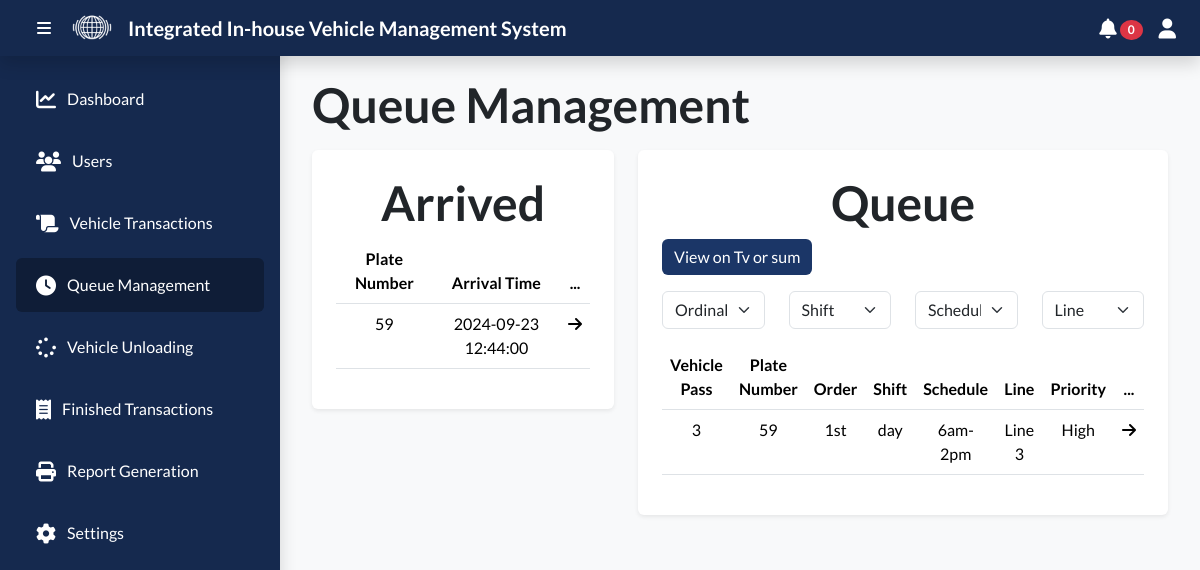
The page /admin/queue.php (signed in) on the database its author committed.
### tables this page shows
CREATE TABLE `transaction` (
  `transaction_id` int(11) NOT NULL AUTO_INCREMENT,
  `to_reference` varchar(50) NOT NULL,
  `hauler_id` int(11) DEFAULT NULL,
  `vehicle_id` int(11) DEFAULT NULL,
  `driver_id` int(11) DEFAULT NULL,
  `helper_id` int(11) DEFAULT NULL,
  `project_id` int(11) DEFAULT NULL,
  `origin_id` int(11) DEFAULT NULL,
  `no_of_bales` int(11) DEFAULT NULL,
  `kilos` int(11) DEFAULT NULL,
  `time_spent_waiting_area` time DEFAULT NULL,
  `status` enum('done','ongoing','arrived','departed','queue') DEFAULT 'departed',
  `created_at` timestamp NOT NULL DEFAULT current_timestamp(),
  PRIMARY KEY (`transaction_id`),
  KEY `hauler_id` (`hauler_id`),
  KEY `vehicle_id` (`vehicle_id`),
  KEY `driver_id` (`driver_id`),
  KEY `project_id` (`project_id`),
  KEY `origin_id` (`origin_id`) USING BTREE,
  KEY `helper_id` (`helper_id`) USING BTREE,
  CONSTRAINT `transaction_ibfk_1` FOREIGN KEY (`hauler_id`) REFERENCES `hauler` (`hauler_id`),
  CONSTRAINT `transaction_ibfk_2` FOREIGN KEY (`vehicle_id`) REFERENCES `vehicle` (`vehicle_id`),
  CONSTRAINT `transaction_ibfk_3` FOREIGN KEY (`driver_id`) REFERENCES `driver` (`driver_id`),
  CONSTRAINT `transaction_ibfk_4` FOREIGN KEY (`project_id`) REFERENCES `project` (`project_id`),
  CONSTRAINT `transaction_ibfk_5` FOREIGN KEY (`origin_id`) REFERENCES `origin` (`origin_id`),
  CONSTRAINT `transaction_ibfk_6` FOREIGN KEY (`helper_id`) REFERENCES `helper` (`helper_id`)
);

CREATE TABLE `vehicle` (
  `vehicle_id` int(11) NOT NULL AUTO_INCREMENT,
  `plate_number` varchar(50) NOT NULL,
  `truck_type` varchar(50) DEFAULT NULL,
  `hauler_id` int(11) DEFAULT NULL,
  PRIMARY KEY (`vehicle_id`),
  KEY `hauler_id` (`hauler_id`),
  CONSTRAINT `hauler_id` FOREIGN KEY (`hauler_id`) REFERENCES `hauler` (`hauler_id`)
);

CREATE TABLE `arrival` (
  `arrival_id` int(11) NOT NULL AUTO_INCREMENT,
  `transaction_id` int(11) NOT NULL,
  `arrival_date` date DEFAULT NULL,
  `arrival_time` datetime DEFAULT NULL,
  PRIMARY KEY (`arrival_id`),
  KEY `transaction_id` (`transaction_id`),
  CONSTRAINT `arrival_ibfk_1` FOREIGN KEY (`transaction_id`) REFERENCES `transaction` (`transaction_id`) ON DELETE CASCADE
);

CREATE TABLE `queue` (
  `queue_id` int(11) NOT NULL AUTO_INCREMENT,
  `transaction_id` int(11) NOT NULL,
  `queue_number` int(11) DEFAULT NULL,
  `ordinal` enum('1st','2nd','3rd','3rd/1st') DEFAULT NULL,
  `shift` enum('day','night','day/night') DEFAULT NULL,
  `schedule` enum('6am-2pm','2pm-6am','6am-2pm/2pm-6am') DEFAULT NULL,
  `transfer_in_line` enum('Line 3','Line 4','Line 5','Line 6','GLAD WHSE','WHSE 2-BAY 2','WHSE 2-BAY 3') DEFAULT NULL,
  `priority` tinyint(1) DEFAULT NULL,
  PRIMARY KEY (`queue_id`),
  KEY `transaction_id` (`transaction_id`) USING BTREE,
  CONSTRAINT `queue_transaction_fk` FOREIGN KEY (`transaction_id`) REFERENCES `transaction` (`transaction_id`) ON DELETE CASCADE
);

### admin/queue.php (the view, shortened to what this page needs)
<?php
require_once '../api/db_connection.php';
?>
<!DOCTYPE html>
<html lang="en">
<head>
    <link rel="stylesheet" href="../public/css/bootstrap.min.css">
    <link rel="stylesheet" href="css/style.css">
</head>
<body class="bg-light">
    <?php
    include_once('./navbar/navbar.php');
    ?>
    <div class="content" id="content">
        <div class="container">
            <h1 class="display-5 fw-bold mb-3">Queue Management</h1>
            <div class="row">
                <div class="col">
                    <div class="p-4 shadow-sm bg-body rounded text-center">
                        <h1 class="display-5 fw-bold">Arrived</h1>
                        <table class="table table-hover text-center">
                            <thead>
                                <tr>
                                    <th>Plate Number</th>
                                    <th>Arrival Time</th>
                                    <th>...</th>
                                </tr>
                            </thead>
                            <tbody>
                                <?php
                                $sql = "SELECT * FROM transaction inner join vehicle on transaction.vehicle_id = vehicle.vehicle_id inner join arrival on transaction.transaction_id = arrival.transaction_id where status = 'arrived'";
                                $result = mysqli_query($conn, $sql);
                                while ($row = mysqli_fetch_assoc($result)) {
                                ?>
                                    <tr onclick="addToQueue(<?= $row['transaction_id'] ?>)" style="cursor: pointer;">
                                        <td class="text-center" scope="row"><?= $row['plate_number'] ?></td>
                                        <td class="text-center" scope="row"><?= $row['arrival_time'] ?></td>
                                        <td class="text-center" scope="row"><i class="fa-solid fa-arrow-right"></i></td>
                                    </tr>
                                <?php
                                }
                                ?>
                            </tbody>
                        </table>
                    </div>
                </div>
                <div class="col">
                    <div class="p-4 shadow-sm bg-body rounded">
                        <h1 class="display-5 fw-bold text-center">Queue</h1>
                        <a class="btn btn-primary" href="view-queue.php">View on Tv or sum</a>
                        <div class="row my-3">
                            <div class="col">
                                <select id="ordinalFilter" class="form-select">
                                    <option value="">Ordinal</option>
                                </select>
                            </div>
                            <div class="col">
                                <select id="shiftFilter" class="form-select">
                                    <option value="">Shift</option>
                                </select>
                            </div>
                            <div class="col">
                                <select id="scheduleFilter" class="form-select">
                                    <option value="">Schedule</option>
                                </select>
                            </div>
                            <div class="col">
                                <select id="lineFilter" class="form-select">
                                    <option value="">Line</option>
                                </select>
                            </div>
                        </div>
                        <table class="table table-hover text-center" id="queue-table">
                            <thead>
                                <tr>
                                    <th class="text-center">Vehicle Pass</th>
                                    <th class="text-center">Plate Number</th>
                                    <th class="text-center">Order</th>
                                    <th class="text-center">Shift</th>
                                    <th class="text-center">Schedule</th>
                                    <th class="text-center">Line</th>
                                    <th class="text-center">Priority</th>
                                    <th class="text-center">...</th>
                                </tr>
                            </thead>
                            <tbody id="queueTable">
                                <?php
                                $sql = "SELECT * FROM transaction inner join vehicle on transaction.vehicle_id = vehicle.vehicle_id inner join queue on transaction.transaction_id = queue.transaction_id where status = 'queue' order by priority desc";
                                $result = mysqli_query($conn, $sql);
                                while ($row = mysqli_fetch_assoc($result)) {
                                ?>
                                    <tr onclick="viewQueue(<?= $row['transaction_id'] ?>)" style="cursor: pointer;">
                                        <td class="text-center" scope="row"><?= $row['queue_number'] ?></td>
                                        <td class="text-center" scope="row"><?= $row['plate_number'] ?></td>
                                        <td class="text-center" scope="row"><?= $row['ordinal'] ?></td>
                                        <td class="text-center" scope="row"><?= $row['shift'] ?></td>
                                        <td class="text-center" scope="row"><?= $row['schedule'] ?></td>
                                        <td class="text-center" scope="row"><?= $row['transfer_in_line'] ?></td>
                                        <td class="text-center" scope="row">
                                            <?= $row['priority'] == 1 ? 'High' : 'Low' ?>
                                        </td>
                                        <td class="text-center" scope="row"><i class="fa-solid fa-arrow-right"></i></td>
                                    </tr>
                                <?php
                                }
                                ?>
                            </tbody>
                        </table>
                    </div>
                </div>
            </div>
        </div>
    </div>
</body>
</html>

### admin/navbar/navbar.php (shortened to what this page needs)
<nav class="navbar navbar-expand-lg fixed-top px-3 shadow">
    <button class="btn mx-2" id="sidebarToggle">
        <i class="fa-solid fa-bars" style="color: #ffffff;"></i>
    </button>
    <img src="../assets/Untitled-1.png" style="width: 40px;">
    <a class="navbar-brand ms-3 fw-bold">Integrated In-house Vehicle Management System</a>
    <div class="collapse navbar-collapse justify-content-end">
        <ul class="navbar-nav ml-auto">
            <li class="nav-item dropdown ">
                <a class="nav-link" href="#" id="notificationDropdown" role="button" data-bs-toggle="dropdown" aria-expanded="false">
                    <i class="fa-solid fa-bell fa-lg" style="color:#ffffff"></i>
                    <span class="badge bg-danger rounded-circle">
                        <?php
                        $currentTime = date('Y-m-d H:i:s');
                        $transactionCountQuery = "SELECT COUNT(*) FROM transaction WHERE created_at >= '$currentTime' AND status = 'departed'";
                        $result = mysqli_query($conn, $transactionCountQuery);
                        $transactionCount = mysqli_fetch_array($result)[0];
                        echo $transactionCount;
                        ?>
                    </span>
                </a>
            </li>
            <div class="dropdown">
                <li class="nav-item dropdown bg">
                    <a href="#" class="nav-link " data-bs-toggle="dropdown" aria-expanded="false">
                        <i class="fa-solid fa-user fa-lg" style="color:#ffffff"></i>
                    </a>
                </li>
            </div>
        </ul>
    </div>
</nav>
<div class="sidebar shadow" id="sidebar">
    <div class="d-flex flex-column flex-shrink-0 p-3" style="width: 280px; height: 100svh; ">
        <ul class="nav nav-pills flex-column mb-3">
            <li class="nav-item mb-2">
                <a href="index.php" class="nav-link text-white">
                    <i class="fa-solid fa-chart-line fa-lg me-2 "></i>
                    Dashboard
                </a>
            </li>
            <li class="nav-item mb-2">
                <a href="users.php" class="nav-link text-white">
                    <i class="fa-solid fa-users fa-lg me-2"></i>
                    Users
                </a>
            </li>
            <li class="nav-item mb-2">
                <a class="nav-link text-white" href="view-transaction.php">
                    <i class="fa-solid fa-scroll fa-lg me-2"></i>
                    Vehicle Transactions
                </a>
            </li>
            <li class="nav-item mb-2">
                <a href="queue.php" class="nav-link text-white">
                    <i class="fa-solid fa-clock fa-lg me-2"></i>
                    Queue Management
                </a>
            </li>
            <li class="nav-item mb-2">
                <a href="unloading.php" class="nav-link text-white">
                    <i class="fa-solid fa-spinner fa-lg me-2"></i> Vehicle Unloading
                </a>
            </li>
            <li class="nav-item mb-2">
                <a href="finished-transactions.php" class="nav-link text-white">
                    <i class="fa-solid fa-receipt fa-lg me-2"></i> Finished Transactions
                </a>
            </li>
            <li class="nav-item mb-2">
                <a href="report-generation.php" class="nav-link text-white">
                    <i class="fa-solid fa-print fa-lg me-2"></i>
                    Report Generation
                </a>
            </li>
            <li class="nav-item mb-2">
                <a href="settings.php" class="nav-link text-white">
                    <i class="fa-solid fa-gear fa-lg me-2"></i> Settings
                </a>
            </li>
        </ul>
    </div>
</div>

### admin/css/style.css (style rules this page uses)
body { padding-top: 56px; font-family: "Lato", sans-serif; }
.navbar { background-color: #15294e; }
.navbar-brand { color: white; }
.sidebar { position: fixed; top: 0; bottom: 0; left: 0; width: 280px; background-color: #15294e; transition: all 0.3s; padding-top: 56px; }
.sidebar .nav-link { color: #fff; padding: 15px 20px; transition: background-color 0.05s, color 0.05s; }
.sidebar .nav-link.active { background-color: #0f1d37; color: #ffffff; }
.content { transition: margin-left 0.3s; margin-left: 280px; padding: 20px; }
.btn-primary { background-color: #1b3667; border: #1b3667; }

### rows shown on the page
transaction: vehicle.plate_number "59", arrival.arrival_time "2024-09-23 12:44:00"
transaction: queue.queue_number "3", vehicle.plate_number "59", queue.ordinal "1st", queue.shift "day", queue.schedule "6am-2pm", queue.transfer_in_line "Line 3"

### other values the page prints
$transactionCount "0"
